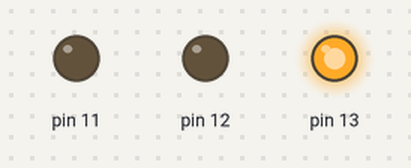
The sketch below on a simulated Arduino Uno, built with avr-gcc and run on an emulated ATmega328P. Shown: output pins drawn as LEDs (lit = HIGH).

Above: at 2.5 s.
At 7.5 s:
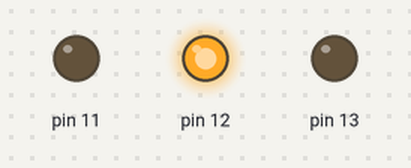
At 12.5 s:
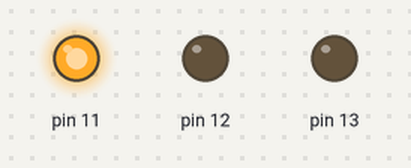
Timing chart, 0 to 19.5 s (numbered marks = the images above):
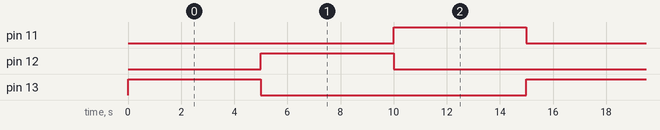

Measured:
- by itself, pin 11–13: alternates HIGH for 5.0 s and LOW for 10.0 s
- by itself, everything shown: repeats every 15.0 s, in 4 steps

The sketch:

traffic-light.ino
```cpp
void setup(){
    pinMode(13, OUTPUT);
    pinMode(12, OUTPUT);
    pinMode(11, OUTPUT);
}
void loop(){
    // Turn on the red light, for 5 seconds
    digitalWrite(13, HIGH);
    delay(5000);
    digitalWrite(13, LOW);

    // Turn on the yellow light, for 5 seconds
    digitalWrite(12, HIGH);
    delay(5000);
    digitalWrite(12, LOW);

    // Turn on the green light, for 5 seconds
    digitalWrite(11, HIGH);
    delay(5000);
    digitalWrite(11, LOW);
}
```
